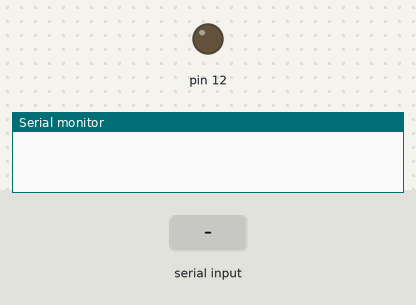
Recording of a sketch running on a simulated Arduino Uno, built with avr-gcc and run on an emulated ATmega328P. On the bench: output pins drawn as LEDs (lit = HIGH), the last lines printed to the serial monitor. Inputs (shaded band) come from the test bench.

Above: at 1.2 s.
1.3 s: "A1$" received over Serial
At 2.2 s:
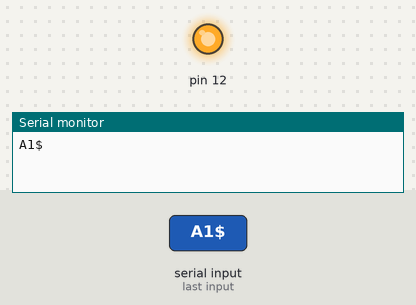
2.8 s: "A0$" received over Serial
At 3.4 s:
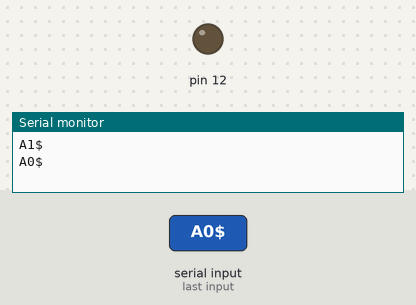
Timing chart, 0 to 5.8 s (numbered marks = the images above; inputs shaded):
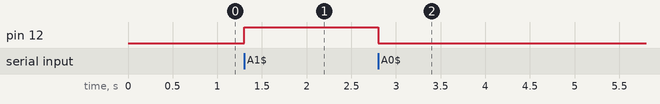

Measured:
- after the input at 1.3 s, pin 12: LOW → HIGH at once
- after the input at 2.8 s, pin 12: HIGH → LOW at once

The sketch:

print.ino
```cpp
String inputString = "";
boolean stringComplete = false;

void setup() {
  pinMode(12,OUTPUT);
  Serial.begin(115200);
}

void loop() {
//  delay(250);
//  Serial.println(1);
//  delay(250);
//  Serial.println(2);

  if(stringComplete){
    if(inputString == "A1$"){
      digitalWrite(12,HIGH);
      Serial.println("A1$");
    }
    else if(inputString == "A0$"){
      digitalWrite(12,LOW);
      Serial.println("A0$");
    }
    stringComplete = false;
    inputString = "";
  }
//  if(stringComplete){
//    Serial.println(inputString);
//    stringComplete = false;
//    inputString = "";
//    }
}

void serialEvent(){
  while(Serial.available()){
    char inChar = (char)Serial.read();
    inputString += inChar;

    if(inChar == '$'){
      stringComplete = true;
    }
  }
}
```
